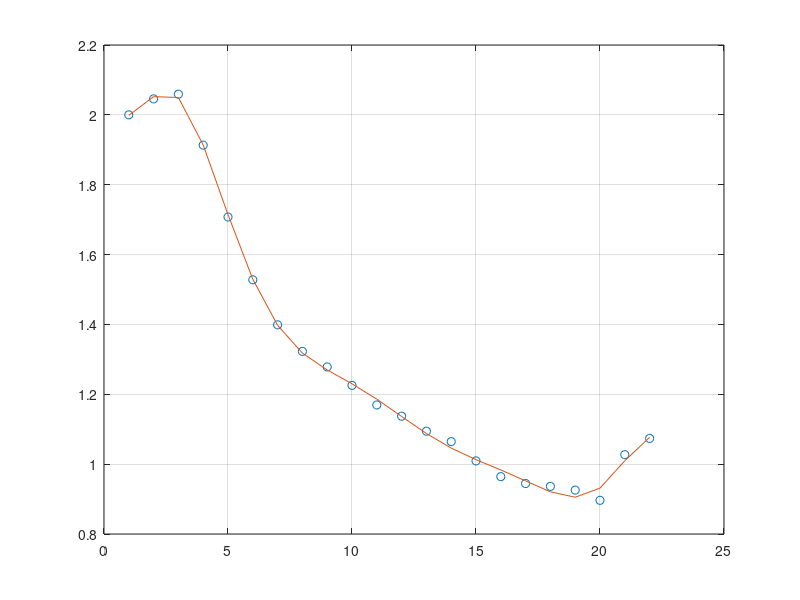

Write MATLAB code to recreate this figure.
%% This script calculates the half life of the Rok Plots to be able to show that the half life increases and hence to be able to say that the Rok is diffused and is not centered anymore like it used to be

%% Here we try and get the Covariance as a function of the distance between maximas(basically we try and see whether the maximas in Pearson corelation correspond to the lag equal to the maximal distance


 %%
load('spn_rokxmbs');


if 1 %% this segment of the code fits a pokynomial to the plot of Rok intensity and then plots the polynomial on to the Rok plot
area=[];

for cell_index=1:1, %%which cell we are looking at
    
    %%this segment normalizes the intensities between zero and one for each
  %%cell individually
    [rmx,t]=max(cell_rok(cell_index).mean);
    %[rmn,t]=min(cell_rok(cell_index).mean);
    
   
    cell_rok(cell_index).mean = cell_rok(cell_index).mean/(rmx) ; 
    cell_rok(cell_index).mean = (2/cell_rok(cell_index).mean(1,1))*cell_rok(cell_index).mean ;

   
  

  %%
    
if(cell(cell_index).average_maxima_distance <=8 ) % this helps us ignore the outliers
      
    if (size(cell_rok(cell_index).mean,1) >25)
        y=cell_rok(cell_index).mean(1:25,:)';
        x=[1:1:25];
        p=polyfit(x,y,7);
        f = polyval(p,x);
y1=2*ones(1,25);
y2=f(:,1:25);
idx = find(y1 - y2 < eps, 1,'last'); %// Index of coordinate in array
px = x(idx);
py = y1(idx);  
        plot(x,y,'o',x,f,'-')
    end

    if (size(cell_rok(cell_index).mean,1) <=25)
        y=cell_rok(cell_index).mean(:,:)';
        x=[1:1:size(cell_rok(cell_index).mean,1)];
        p=polyfit(x,y,10);
    
        f = polyval(p,x);
        
y1=2*ones(1,size(f,2));
y2=f;
idx = find(y1 - y2 < eps, 1); %// Index of coordinate in array
px = x(idx);
py = y1(idx);
       plot(x,y,'o',x,f,'-')
    end
hold on
end %ignoring the outliers

f=f(:,1:px);
area = [area trapz(f)]

end

k=waitforbuttonpress;
hold off;


%scatter([1:1:cell_number],area);
grid on;
%grid minor;
end











%% I tried the average slope but that method failed to give me useful output to distinguish between the plots : DOES NOT WORK

if 0
average_slope=[];

for cell_index = 1:cell_number,
    
    average_slope=[average_slope (cell_rok(cell_index).mean(10) - cell_rok(cell_index).mean(1) )/10 ];
    
end

scatter([1:1:cell_number],average_slope);
hy = graph2d.constantline(0, 'Color',[0 0 0]);
changedependvar(hy,'y');
end
